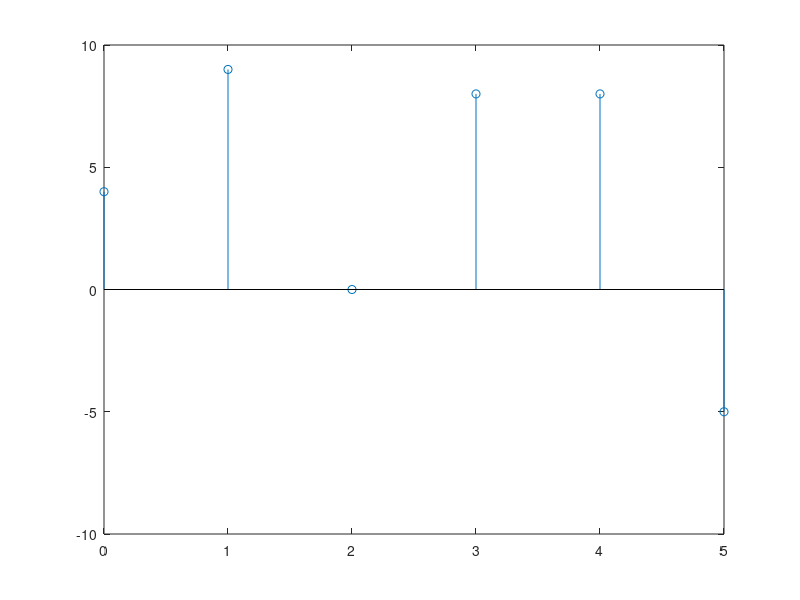

Recreate this plot in MATLAB.
clc;close all;clear all;

x = [4 1 2 5];
h = [1 2 -1];

xln = length(x);
hln = length(h);

X = [x,zeros(1,hln)];
H = [h, zeros(1,xln)];
N = xln+hln - 1;


for i=1:N
  Y(i) = 0;
  for j=1:xln
    if(i-j+1>0)
      Y(i) = Y(i) + X(j)*H(i-j+1);
    endif
  end
end
%xlow = input('Enter low of x : ');
%hlow = input('Enter low of h : ');
xlow =0;
hlow = 0;
nlow = xlow + hlow;

nhigh = (xlow + xln-1) + (hlow + hln-1);

t = nlow:nhigh;

stem(t,Y);
